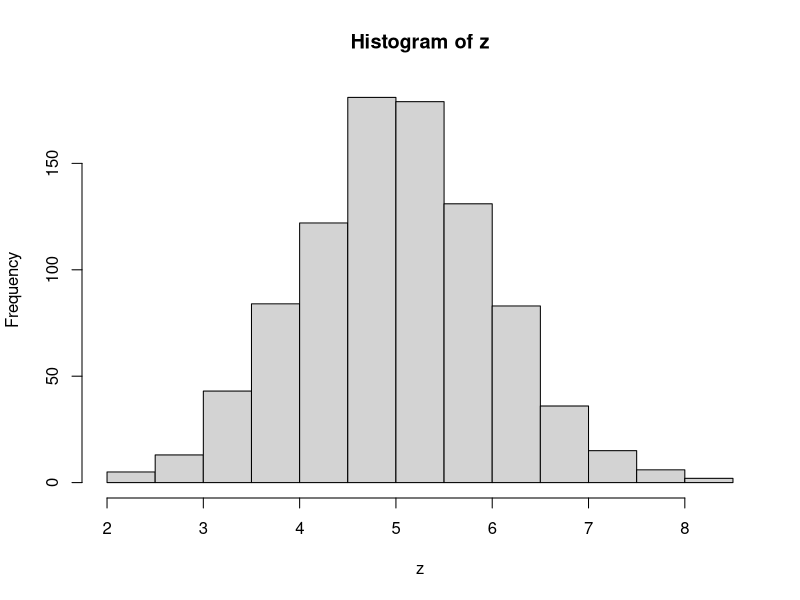
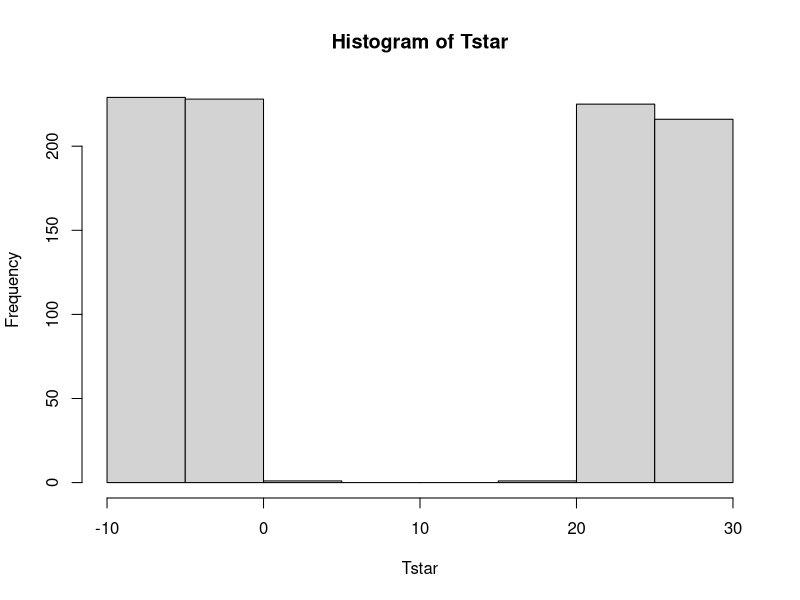
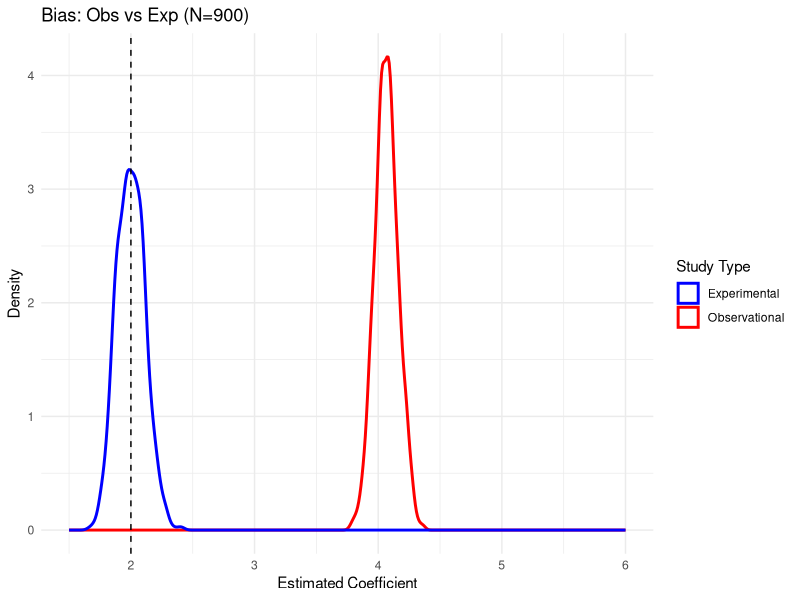
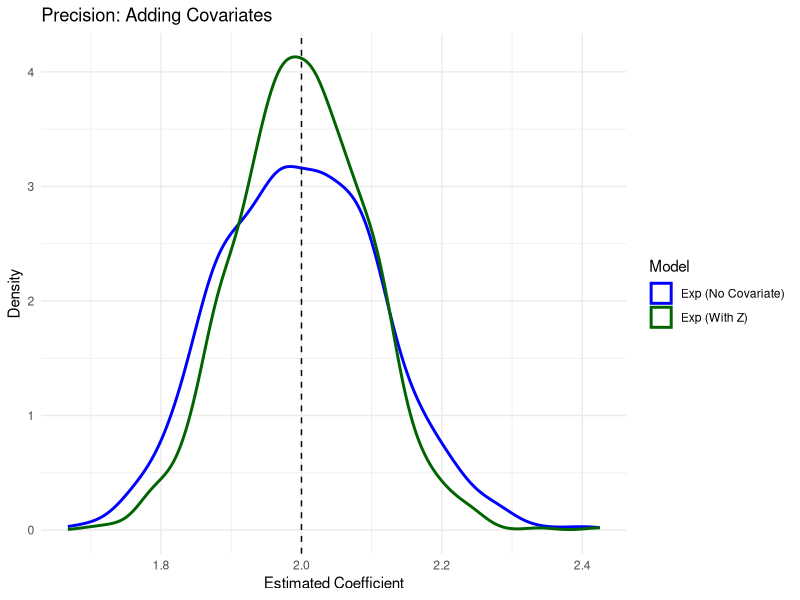
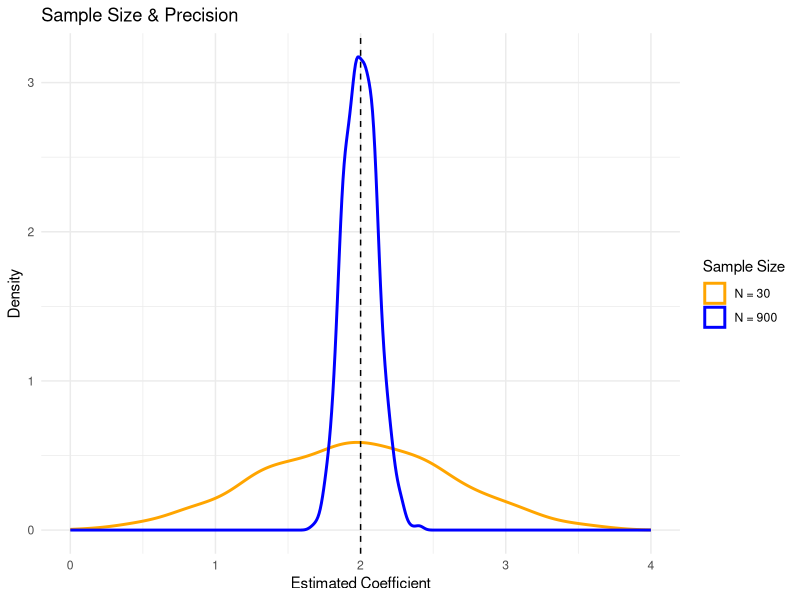

Here is the R script that generated these plots, in order:
# ==============================================================================
# Simulation: Randomization, Causality, and Confounding
# Based on Textbook Section 6.2.4 of "Demystifying Causal Inference"
# ==============================================================================

# Load necessary library
if (!require("ggplot2")) install.packages("ggplot2")
library(ggplot2)

# Set seed for reproducibility
set.seed(123)

# Define sample size
ssize <- 900

# ------------------------------------------------------------------------------
# 1. OBSERVATIONAL DATA (Single Run Demonstration)
# ------------------------------------------------------------------------------

# Generate confounding variables
w <- sample(c(0, 1), ssize, replace = TRUE) # Unobserved confounding
z <- rnorm(n = ssize, mean = 5)             # Observed confounding
hist(z)


# Generate Treatment (influenced by w and z)
Tstar <- 30 * w - z + rnorm(n = ssize)
hist(Tstar)
Treat_obs <- ifelse(Tstar > 6.5, 1, 0)

# Generate Outcome (True effect of Treatment = 2)
y_out_obs <- 2 * Treat_obs + 2 * w - z + rnorm(n = ssize)

sim_obs_data <- data.frame(
  y_out = y_out_obs, 
  Treat_obs = Treat_obs, 
  z = z, 
  w = w
)

# Regressions for Observational Data
m1_obs <- lm(y_out ~ Treat_obs, data = sim_obs_data)
m2_obs <- lm(y_out ~ Treat_obs + z, data = sim_obs_data)

# In reality we do not have access to the unobserved variable w
m3_obs <- lm(y_out ~ Treat_obs + z + w, data = sim_obs_data)

summary(m1_obs)
summary(m2_obs)
summary(m3_obs)


print("--- Observational Data Results ---")
print(summary(m1_obs)$coefficients[2, ]) 
print(summary(m2_obs)$coefficients[2, ]) 


# ------------------------------------------------------------------------------
# 2. EXPERIMENTAL DATA (Single Run Demonstration)
# ------------------------------------------------------------------------------

# Generate Treatment randomly (ignoring w and z)
Treat_rand <- sample(c(0, 1), ssize, replace = TRUE)

# Generate Outcome (True effect of Treatment = 2)
y_out_exp <- 2 * Treat_rand + 2 * w + z + rnorm(n = ssize)

sim_exp_data <- data.frame(
  y_out = y_out_exp, 
  Treat_rand = Treat_rand, 
  z = z, 
  w = w)

# Regressions for Experimental Data
m1_exp <- lm(y_out ~ Treat_rand, data = sim_exp_data)
m2_exp <- lm(y_out ~ Treat_rand + z, data = sim_exp_data)

summary(m1_exp)
summary(m2_exp)

print("--- Experimental Data Results ---")
print(summary(m1_exp)$coefficients[2, ]) 
print(summary(m2_exp)$coefficients[2, ]) 


# ------------------------------------------------------------------------------
# 3. SAMPLING DISTRIBUTIONS (For Loop with Data Frames)
# ------------------------------------------------------------------------------

run_sim <- function(n) {
  
  w_sim <- sample(c(0, 1), n, replace = TRUE)
  z_sim <- rnorm(n = n, mean = 5)
  
  # Observational
  Ts <- 3 * w_sim + z_sim + rnorm(n)
  Tr_obs <- ifelse(Ts > 6.5, 1, 0)
  Y_obs <- 2 * Tr_obs + 2 * w_sim + z_sim + rnorm(n)
  
  # Experimental
  Tr_exp <- sample(c(0, 1), n, replace = TRUE)
  Y_exp <- 2 * Tr_exp + 2 * w_sim + z_sim + rnorm(n)
  
  # Use unname() to keep results clean
  return(c(
    obs_no_z   = unname(coef(lm(Y_obs ~ Tr_obs))[2]),
    obs_with_z = unname(coef(lm(Y_obs ~ Tr_obs + z_sim))[2]),
    exp_no_z   = unname(coef(lm(Y_exp ~ Tr_exp))[2]),
    exp_with_z = unname(coef(lm(Y_exp ~ Tr_exp + z_sim))[2])
  ))
  
}

# --- For Loop for N = 900 ---
n_reps <- 1000

# Initialize an empty Data Frame
results_900 <- data.frame(
  obs_no_z   = numeric(n_reps),
  obs_with_z = numeric(n_reps),
  exp_no_z   = numeric(n_reps),
  exp_with_z = numeric(n_reps)
)

for(i in 1:n_reps) {
  results_900[i, ] <- run_sim(900)
}

# --- PLOT: Bias (Fig 6.9) ---
ggplot(results_900) +
  geom_density(aes(x = obs_no_z, color = "Observational"), size = 1) +
  geom_density(aes(x = exp_no_z, color = "Experimental"), size = 1) +
  geom_vline(xintercept = 2, linetype = "dashed") +
  xlim(1.5, 6) +
  labs(title = "Bias: Obs vs Exp (N=900)", 
       x = "Estimated Coefficient", y = "Density", color = "Study Type") +
  theme_minimal() +
  theme(legend.position = "right") +
  scale_color_manual(values = c("Observational" = "red", "Experimental" = "blue"))

# --- PLOT: Precision (Fig 6.10) ---
ggplot(results_900) +
  geom_density(aes(x = exp_no_z, color = "Exp (No Covariate)"), size = 1) +
  geom_density(aes(x = exp_with_z, color = "Exp (With Z)"), size = 1) +
  geom_vline(xintercept = 2, linetype = "dashed") +
  labs(title = "Precision: Adding Covariates", 
       x = "Estimated Coefficient", y = "Density", color = "Model") +
  theme_minimal() +
  theme(legend.position = "right") +
  scale_color_manual(values = c("Exp (No Covariate)" = "blue", "Exp (With Z)" = "darkgreen"))


# ------------------------------------------------------------------------------
# 4. SAMPLE SIZE EFFECTS (Fig 6.11)
# ------------------------------------------------------------------------------

# Initialize empty Data Frame for N = 30
results_30 <- data.frame(
  obs_no_z   = numeric(n_reps),
  obs_with_z = numeric(n_reps),
  exp_no_z   = numeric(n_reps),
  exp_with_z = numeric(n_reps)
)

for(i in 1:n_reps) {
  results_30[i, ] <- run_sim(30)
}

# --- PLOT: Sample Size Comparison ---
ggplot() +
  geom_density(data = results_30, aes(x = exp_no_z, color = "N = 30"), size = 1) +
  geom_density(data = results_900, aes(x = exp_no_z, color = "N = 900"), size = 1) +
  geom_vline(xintercept = 2, linetype = "dashed") +
  xlim(0, 4) +
  labs(title = "Sample Size & Precision", 
       x = "Estimated Coefficient", y = "Density", color = "Sample Size") +
  theme_minimal() +
  theme(legend.position = "right") +
  scale_color_manual(values = c("N = 30" = "orange", "N = 900" = "blue"))
